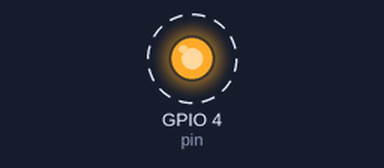
A program run on a simulated Raspberry Pi (BCM pin numbers). Parts: output pins drawn as LEDs (lit = HIGH). Dashed ring = blinking. What the program prints to the terminal is not drawn.

Above: at 0.5 s.
Timing chart, 0 to 4.6 s (numbered marks = the images above):
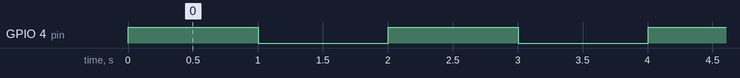

The program:

gpio.py
```python
import pigpio
import time

pi = pigpio.pi(host='pi3.local')
print(pi.connected)
pin = 4
pi.set_mode(pin, pigpio.OUTPUT)
while True:
    print("On!")
    pi.write(pin, 1)
    time.sleep(1)
    print("Off!")
    pi.write(pin, 0)
    time.sleep(1)


# from gpiozero import LED
# import time

# red = LED(4)

# while True:
#     red.on()
#     time.sleep(1)
#     red.off()
#     time.sleep(1)
```

Measured:
- by itself, GPIO 4 (pin): alternates HIGH for 1.0 s and LOW for 1.0 s
